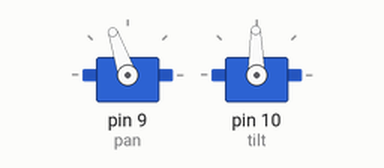
Bench run of a sketch on a simulated Arduino Uno, built with avr-gcc and run on an emulated ATmega328P. On the bench: 2 × servo.

Above: at 0.05 s.
At 0.6 s:
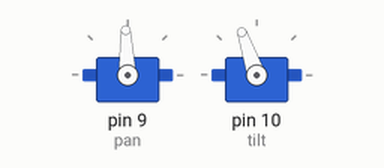
At 1.2 s:
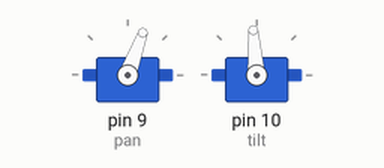
At 2.35 s:
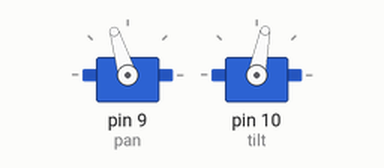
Timing chart, 0 to 5.9 s (numbered marks = the images above):
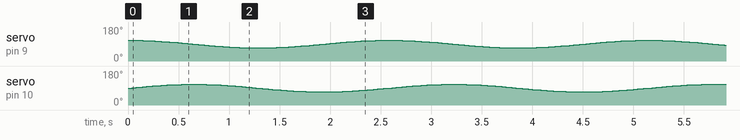

The sketch:

Servos_test.ino
```cpp
#include <Servo.h>
#include <math.h>

Servo pan;
Servo tilt;

int centroPAN = 90;
int centroTILT = 90;

int radio = 20;  // cuánto se aleja del centro

void setup() {
  pan.attach(9);
  tilt.attach(10);
}

void loop() {

  for (float angulo = 0; angulo < 2 * PI; angulo += 0.05) {

    int posPAN = centroPAN + radio * cos(angulo);
    int posTILT = centroTILT + radio * sin(angulo);

    pan.write(posPAN);
    tilt.write(posTILT);

    delay(20);  // velocidad
  }
}
```
